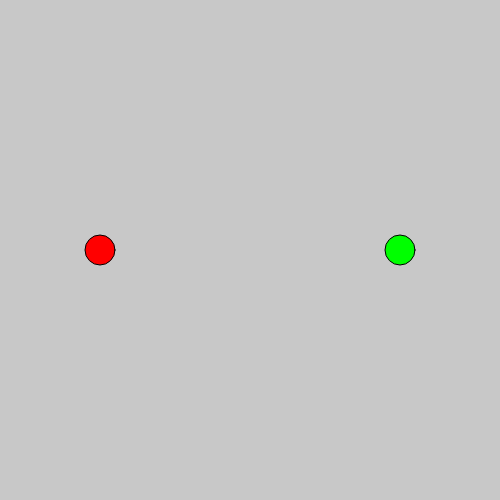
Frame 1 (no input)
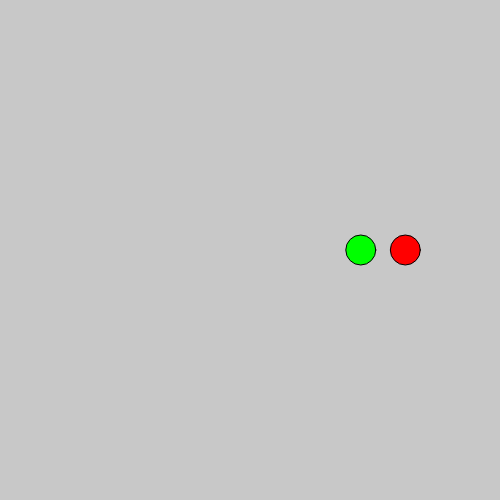
Frame 60 (no input)
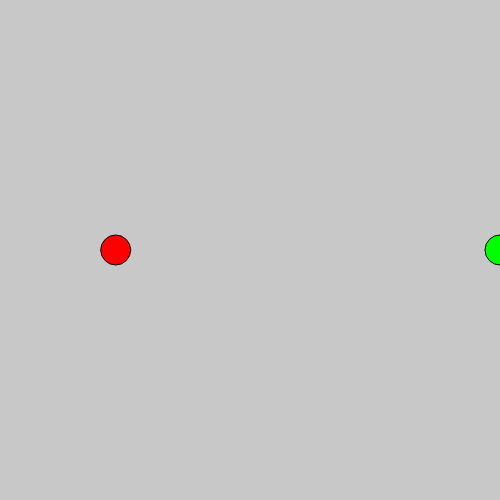
Frame 120 (the mouse pressed at the canvas centre since frame 60)

The p5.js sketch that drew these frames (run headless with seeded random() and noise() and a simulated clock; from frame 60 on, the mouse is pressed at the canvas centre):

// p5.js sketch
// ── sketch.js
var lover
var hater

function setup() {
  createCanvas(500, 500);
  lover = new Mover(createVector(100, height/2));
  hater = new Mover(createVector(400, height/2));
}

function draw() {
  background(200);

  fill(255, 0, 0);
  lover.update();
  lover.display();

  fill(0,255, 0);
  hater.update();
  hater.display();

  addLoverForce();
  addHaterForce();

}



function addLoverForce() {
  var haterLoc = hater.loc.copy();
  var loverLoc = lover.loc.copy();
  var diffLoc = haterLoc.sub(loverLoc);
  diffLoc.mult(0.003);
  lover.applyForce(diffLoc);
}

function addHaterForce() {
  var haterLoc = hater.loc.copy();
  var loverLoc = lover.loc.copy();
  var diffLoc = loverLoc.sub(haterLoc);
  if (diffLoc.mag() < 40){
    diffLoc.mult(-0.3);
    hater.applyForce(diffLoc);
  }
}

// ── mover.js
class Mover {
  constructor(location) {
     this.loc = location
     this.vel = createVector(0, 0);
     this.acc = createVector(0, 0);
  }

  applyForce(force){
    this.acc.add(force);
  }

  update() {
    this.vel.add(this.acc);
    this.loc.add(this.vel);
    this.vel.mult(.98)
    this.acc.mult(0);

    if (this.loc.y > height){
      this.loc.y = 0;
    } else if (this.loc.y < 0) {
      this.loc.y = height;
    }

    if (this.loc.x > width){
      this.loc.x = 0;
    } else if ( this.loc.x < 0) {
      this.loc.x = width;
    }

  }

  display() {
    ellipse(this.loc.x, this.loc.y, 30, 30);
  }
}
